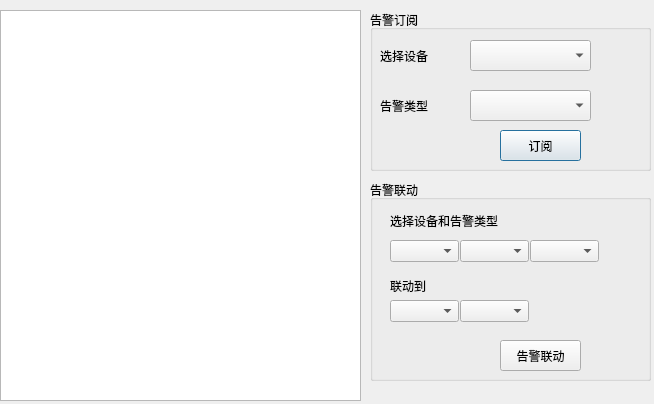
<?xml version="1.0" encoding="UTF-8"?>
<ui version="4.0">
 <class>alarm</class>
 <widget class="QDialog" name="alarm">
  <property name="geometry">
   <rect>
    <x>0</x>
    <y>0</y>
    <width>654</width>
    <height>404</height>
   </rect>
  </property>
  <property name="windowTitle">
   <string>Alarm</string>
  </property>
  <widget class="QTableWidget" name="tableWidget">
   <property name="geometry">
    <rect>
     <x>0</x>
     <y>10</y>
     <width>361</width>
     <height>391</height>
    </rect>
   </property>
  </widget>
  <widget class="QGroupBox" name="groupBox">
   <property name="geometry">
    <rect>
     <x>370</x>
     <y>10</y>
     <width>281</width>
     <height>161</height>
    </rect>
   </property>
   <property name="title">
    <string>告警订阅</string>
   </property>
   <widget class="QComboBox" name="comboBox">
    <property name="geometry">
     <rect>
      <x>100</x>
      <y>30</y>
      <width>121</width>
      <height>31</height>
     </rect>
    </property>
   </widget>
   <widget class="QLabel" name="label">
    <property name="geometry">
     <rect>
      <x>10</x>
      <y>30</y>
      <width>81</width>
      <height>31</height>
     </rect>
    </property>
    <property name="text">
     <string>选择设备</string>
    </property>
   </widget>
   <widget class="QLabel" name="label_2">
    <property name="geometry">
     <rect>
      <x>10</x>
      <y>80</y>
      <width>81</width>
      <height>31</height>
     </rect>
    </property>
    <property name="text">
     <string>告警类型</string>
    </property>
   </widget>
   <widget class="QComboBox" name="comboBox_2">
    <property name="geometry">
     <rect>
      <x>100</x>
      <y>80</y>
      <width>121</width>
      <height>31</height>
     </rect>
    </property>
   </widget>
   <widget class="QPushButton" name="pushButton">
    <property name="geometry">
     <rect>
      <x>130</x>
      <y>120</y>
      <width>81</width>
      <height>31</height>
     </rect>
    </property>
    <property name="text">
     <string>订阅</string>
    </property>
   </widget>
  </widget>
  <widget class="QGroupBox" name="groupBox_2">
   <property name="geometry">
    <rect>
     <x>370</x>
     <y>180</y>
     <width>281</width>
     <height>201</height>
    </rect>
   </property>
   <property name="title">
    <string>告警联动</string>
   </property>
   <widget class="QComboBox" name="comboBox_3">
    <property name="geometry">
     <rect>
      <x>20</x>
      <y>60</y>
      <width>69</width>
      <height>22</height>
     </rect>
    </property>
   </widget>
   <widget class="QComboBox" name="comboBox_4">
    <property name="geometry">
     <rect>
      <x>90</x>
      <y>60</y>
      <width>69</width>
      <height>22</height>
     </rect>
    </property>
   </widget>
   <widget class="QComboBox" name="comboBox_5">
    <property name="geometry">
     <rect>
      <x>160</x>
      <y>60</y>
      <width>69</width>
      <height>22</height>
     </rect>
    </property>
   </widget>
   <widget class="QLabel" name="label_3">
    <property name="geometry">
     <rect>
      <x>20</x>
      <y>30</y>
      <width>121</width>
      <height>21</height>
     </rect>
    </property>
    <property name="text">
     <string>选择设备和告警类型</string>
    </property>
   </widget>
   <widget class="QLabel" name="label_4">
    <property name="geometry">
     <rect>
      <x>20</x>
      <y>90</y>
      <width>61</width>
      <height>31</height>
     </rect>
    </property>
    <property name="text">
     <string>联动到</string>
    </property>
   </widget>
   <widget class="QComboBox" name="comboBox_6">
    <property name="geometry">
     <rect>
      <x>20</x>
      <y>120</y>
      <width>69</width>
      <height>22</height>
     </rect>
    </property>
   </widget>
   <widget class="QComboBox" name="comboBox_7">
    <property name="geometry">
     <rect>
      <x>90</x>
      <y>120</y>
      <width>69</width>
      <height>22</height>
     </rect>
    </property>
   </widget>
   <widget class="QPushButton" name="pushButton_2">
    <property name="geometry">
     <rect>
      <x>130</x>
      <y>160</y>
      <width>81</width>
      <height>31</height>
     </rect>
    </property>
    <property name="text">
     <string>告警联动</string>
    </property>
   </widget>
  </widget>
 </widget>
 <resources/>
 <connections/>
</ui>
